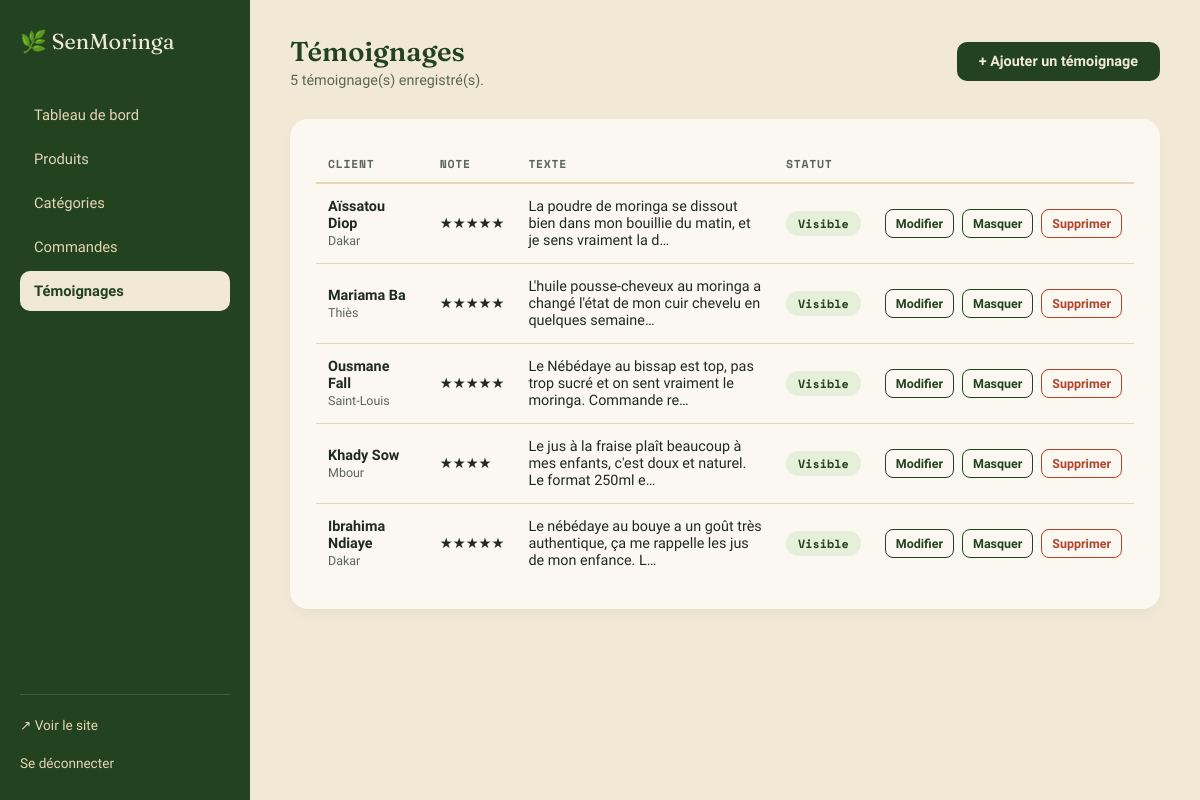
The page /admin/temoignages.php (signed in) on the database its author committed.
### tables this page shows
CREATE TABLE IF NOT EXISTS temoignages (
    id INT AUTO_INCREMENT PRIMARY KEY,
    nom VARCHAR(100) NOT NULL,
    ville VARCHAR(100) DEFAULT NULL,
    note TINYINT NOT NULL DEFAULT 5,
    texte TEXT NOT NULL,
    actif TINYINT(1) NOT NULL DEFAULT 1,
    ordre INT NOT NULL DEFAULT 0,
    created_at TIMESTAMP DEFAULT CURRENT_TIMESTAMP
);

### includes/functions.php (called while the page is built, shortened)
<?php
function e(string $texte): string
{
    return htmlspecialchars($texte, ENT_QUOTES, 'UTF-8');
}

### admin/temoignages.php (the view, shortened to what this page needs)
<?php
require_once __DIR__ . '/../includes/functions.php';
$pdo = getPDO();
$temoignages = $pdo->query("SELECT * FROM temoignages ORDER BY ordre ASC, created_at DESC")->fetchAll();
require __DIR__ . '/includes/admin_header.php';
?>
<div class="admin-topbar">
  <div><h1>Témoignages</h1><p><?= count($temoignages) ?> témoignage(s) enregistré(s).</p></div>
  <a href="<?= BASE_URL ?>/admin/temoignage_form.php" class="btn btn-principal">+ Ajouter un témoignage</a>
</div>
<div class="panneau">
  <table>
    <thead><tr><th>Client</th><th>Note</th><th>Texte</th><th>Statut</th><th></th></tr></thead>
    <tbody>
      <?php foreach ($temoignages as $t): ?>
        <tr>
          <td>
            <strong><?= e($t['nom']) ?></strong><?= !empty($t['ville']) ? '<br><span class="aide">' . e($t['ville']) . '</span>' : '' ?>
          </td>
          <td><?= str_repeat('★', (int)$t['note']) ?></td>
          <td style="max-width:360px;"><?= e(mb_strimwidth($t['texte'], 0, 90, '…')) ?></td>
          <td><span class="badge <?= $t['actif'] ? 'badge-vert' : 'badge-gris' ?>"><?= $t['actif'] ? 'Visible' : 'Masqué' ?></span></td>
          <td>
            <div class="actions-table">
              <a href="<?= BASE_URL ?>/admin/temoignage_form.php?id=<?= (int)$t['id'] ?>" class="btn btn-contour btn-petit">Modifier</a>
              <a href="<?= BASE_URL ?>/admin/temoignages.php?toggle=<?= (int)$t['id'] ?>" class="btn btn-contour btn-petit"><?= $t['actif'] ? 'Masquer' : 'Activer' ?></a>
              <a href="<?= BASE_URL ?>/admin/temoignage_supprimer.php?id=<?= (int)$t['id'] ?>" class="btn btn-danger btn-petit" onclick="return confirm('Supprimer définitivement ce témoignage ?');">Supprimer</a>
            </div>
          </td>
        </tr>
      <?php endforeach; ?>
    </tbody>
  </table>
</div>
<?php require __DIR__ . '/includes/admin_footer.php'; ?>

### assets/css/admin.css (style rules this page uses)
:root { --vert-foret: #23421F; --vert-feuille: #4F8B3B; --sable: #F1E9D6; --sable-fonce: #E4D6B4; --creme: #FBF8F1; --terre: #A2622B; --or: #C99A3B; --encre: #212B1D; --encre-douce: #5b6656; --rouge: #B0432C; --font-display: 'Fraunces', serif; --font-corps: 'Work Sans', sans-serif; --font-detail: 'Space Mono', monospace; }
* { box-sizing: border-box; margin: 0; padding: 0; }
body { font-family: var(--font-corps); background: var(--sable); color: var(--encre); }
a { color: inherit; text-decoration: none; }
h1, h2, h3 { font-family: var(--font-display); color: var(--vert-foret); font-weight: 600; }
.admin-topbar { display: flex; justify-content: space-between; align-items: center; margin-bottom: 30px; }
.admin-topbar h1 { font-size: 1.7rem; }
.admin-topbar p { color: var(--encre-douce); font-size: 0.9rem; margin-top: 4px; }
.btn { display: inline-flex; align-items: center; gap: 8px; padding: 11px 22px; border-radius: 10px; font-weight: 600; font-size: 0.9rem; border: none; cursor: pointer; transition: transform .15s, background .15s; }
.btn-principal { background: var(--vert-foret); color: var(--sable); }
.btn-contour { background: transparent; border: 1.5px solid var(--vert-foret); color: var(--vert-foret); }
.btn-danger { background: transparent; color: var(--rouge); border: 1.5px solid var(--rouge); }
.btn-petit { padding: 7px 14px; font-size: 0.8rem; }
.panneau { background: var(--creme); border-radius: 18px; padding: 26px; box-shadow: 0 6px 18px -10px rgba(31,58,36,0.15); margin-bottom: 26px; }
table { width: 100%; border-collapse: collapse; }
th { text-align: left; font-family: var(--font-detail); font-size: 0.72rem; text-transform: uppercase; letter-spacing: .06em; color: var(--encre-douce); padding: 10px 12px; border-bottom: 2px solid var(--sable-fonce); }
td { padding: 14px 12px; border-bottom: 1px solid var(--sable-fonce); font-size: 0.9rem; vertical-align: middle; }
tr:last-child td { border-bottom: none; }
.badge { display: inline-block; padding: 4px 12px; border-radius: 100px; font-size: 0.74rem; font-weight: 600; font-family: var(--font-detail); }
.badge-vert { background: #E5EFD9; color: var(--vert-foret); }
.actions-table { display: flex; gap: 8px; }
.actions-table a, .actions-table button { padding: 6px 10px; border-radius: 8px; font-size: 0.78rem; }
.aide { font-size: 0.78rem; color: var(--encre-douce); }

### rows shown on the page
temoignages: nom "Aïssatou Diop", ville "Dakar", note "★★★★★", texte "La poudre de moringa se dissout bien dans mon bouillie du matin, et je sens vraiment la d…", actif "Visible"
temoignages: nom "Mariama Ba", ville "Thiès", note "★★★★★", texte "L'huile pousse-cheveux au moringa a changé l'état de mon cuir chevelu en quelques semaine…", actif "Visible"
temoignages: nom "Ousmane Fall", ville "Saint-Louis", note "★★★★★", texte "Le Nébédaye au bissap est top, pas trop sucré et on sent vraiment le moringa. Commande re…", actif "Visible"
temoignages: nom "Khady Sow", ville "Mbour", note "★★★★", texte "Le jus à la fraise plaît beaucoup à mes enfants, c'est doux et naturel. Le format 250ml e…", actif "Visible"
temoignages: nom "Ibrahima Ndiaye", ville "Dakar", note "★★★★★", texte "Le nébédaye au bouye a un goût très authentique, ça me rappelle les jus de mon enfance. L…", actif "Visible"

### other values the page prints
count($temoignages) "5"
